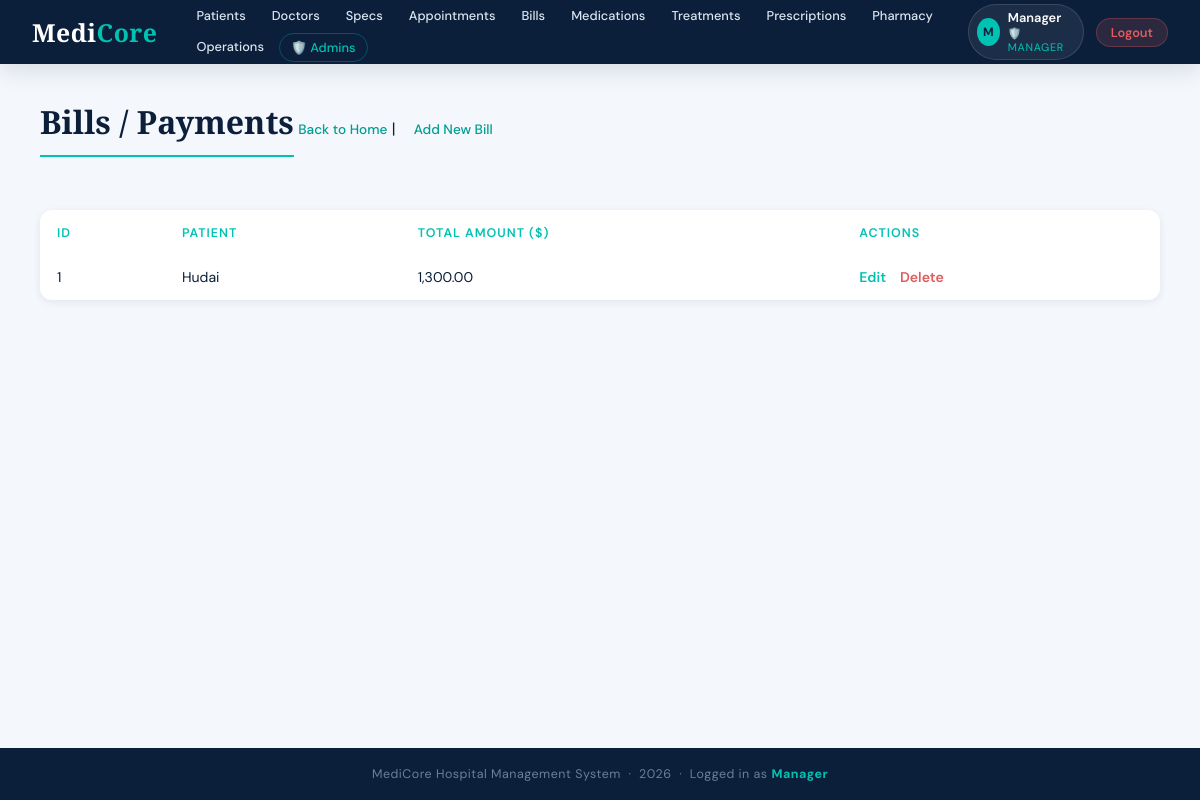
/hospital-system/bills/list.php (signed in), run on the app's committed database.
### tables this page shows
CREATE TABLE `bills` (
  `id` int(11) NOT NULL,
  `patient_id` int(11) DEFAULT NULL,
  `total_amount` decimal(10,2) DEFAULT NULL
);

CREATE TABLE `patients` (
  `id` int(11) NOT NULL,
  `name` varchar(100) DEFAULT NULL,
  `age` int(11) DEFAULT NULL,
  `gender` varchar(10) DEFAULT NULL
);

### hospital-system/bills/list.php (the view, shortened to what this page needs)
<?php
include('../config/db.php');
include('../includes/header.php');
?>
<h2>Bills / Payments</h2>
<a href="../index.php">Back to Home</a> | <a href="add.php">Add New Bill</a>
<br><br>
<table border="1" cellpadding="10">
    <tr>
        <th>ID</th><th>Patient</th><th>Total Amount ($)</th><th>Actions</th>
    </tr>
    <?php
    $result = $conn->query("SELECT b.id, p.name AS patient_name, b.total_amount
                            FROM bills b
                            JOIN patients p ON b.patient_id = p.id
                            ORDER BY b.total_amount DESC");
    if ($result->num_rows > 0) {
        while ($row = $result->fetch_assoc()) {
            echo "<tr>
                <td>{$row['id']}</td>
                <td>{$row['patient_name']}</td>
                <td>" . number_format($row['total_amount'], 2) . "</td>
                <td>
                    <a href='edit.php?id={$row['id']}' style='color:#00c2b3;font-weight:600;text-decoration:none;margin-right:10px;'>Edit</a>
                    <a href='list.php?delete={$row['id']}' style='color:#e05c5c;font-weight:600;text-decoration:none;' onclick=\"return confirm('Delete this bill?')\">Delete</a>
                </td>
            </tr>";
        }
    } else {
        echo "<tr><td colspan='4'>No bills found</td></tr>";
    }
    ?>
</table>
<?php include('../includes/footer.php'); ?>

### hospital-system/includes/header.php (style rules this page uses)
:root { --navy: #0b1f3a; --navy-mid: #122947; --teal: #00c2b3; --teal-dim: #009e91; --sky: #e8f7f6; --white: #ffffff; --grey-light:#f4f7fb; --grey-mid: #dce5ef; --grey-text: #6b7f96; --danger: #e05c5c; --success: #27ae7a; --shadow-sm: 0 2px 8px rgba(11,31,58,.08); --shadow-md: 0 6px 24px rgba(11,31,58,.12); --shadow-lg: 0 16px 48px rgba(11,31,58,.16); --radius: 12px; --radius-sm: 7px; }
*, *::before, *::after { box-sizing:border-box; margin:0; padding:0; }
body { font-family: 'DM Sans', sans-serif; background: var(--grey-light); color: var(--navy); min-height: 100vh; display: flex; flex-direction: column; }
h2 { font-family: 'Cormorant Garamond', serif; font-size: 2rem; font-weight: 700; color: var(--navy); margin-bottom: 24px; padding-bottom: 12px; border-bottom: 2px solid var(--teal); display: inline-block; }
p > a, .page-body > a { display: inline-flex; align-items: center; gap: 5px; color: var(--teal-dim); text-decoration: none; font-size: .85rem; font-weight: 500; margin-bottom: 20px; transition: color .2s; }
p > a + a, .page-body > a + a { margin-left: 14px; }
table { width: 100%; border-collapse: collapse; background: var(--white); border-radius: var(--radius); overflow: hidden; box-shadow: var(--shadow-sm); margin-top: 8px; }
th { color: var(--teal); font-size: .78rem; font-weight: 600; text-transform: uppercase; letter-spacing: .08em; padding: 14px 16px; text-align: left; border: none !important; }
td { padding: 13px 16px; font-size: .88rem; color: var(--navy); border: none !important; border-bottom: 1px solid var(--grey-light) !important; vertical-align: middle; }
tbody tr:last-child td { border-bottom: none !important; }

### data on the page
bills: id "1", patient.name "Hudai", total_amount "1,300.00"

### other printed values
substr($_SESSION['user_name'], 0, 1) "M"
$_SESSION['user_name'] "Manager"
